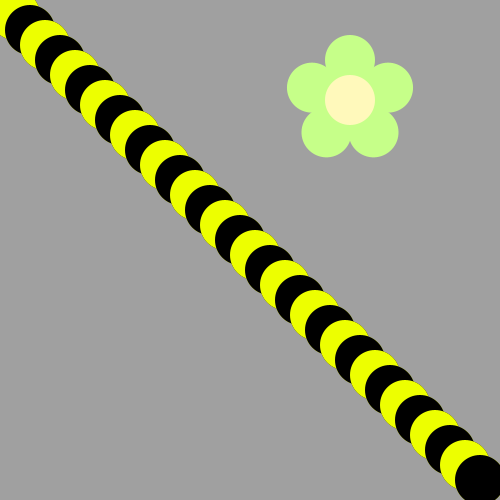
Frame 1 (no input)
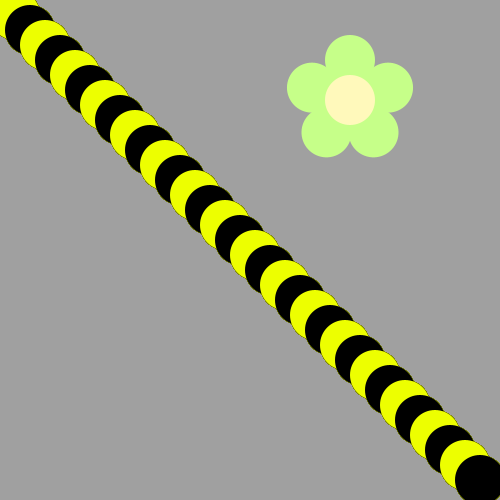
Frame 60 (the mouse pressed at the canvas centre just before this capture)
Frame 120 (the mouse held since frame 60 and released just before this capture): identical to frame 60, image omitted

The Processing sketch that drew these frames (run headless with seeded random() and noise(); from frame 60 on, the mouse is pressed at the canvas centre):

// Processing sketch: bumble_bee
// ── bumble_bee.pde

void setup() {
     ellipseMode(CENTER);
     size(500, 500);
     background(160, 160, 160);
     drawFlower(350, 100);
}

void draw() {
  
// First run the program and you should see a flower.  
  
  
/* Then, use a loop to make a body for the Bee! 
(see the image on the recipe, it's a diagonal line of circles)
Use remainder to make the colors alternate between yellow and black
*/
for(int loop=0; loop<33; loop++){
  ellipse(loop*15, loop*15, 50, 50);

  if(loop % 2 == 0){
    fill(0);
    ellipse(loop*15, loop*15, 50, 50);
  }
  if (loop % 2 == 1){
    fill(#EDFF00);
    ellipse(loop*15, loop*15, 50, 50);
  }
  }


/*
Now put his head on using drawBeeFace(x,y)
*/

}

/**************   Use these methods but  DON'T CHANGE THE CODE BELOW  **************/

void drawFlower(int x, int y) {
     noStroke();
     translate(x, y);
     // draw 5 petals, rotating after each one
     fill(#c6ff89);      // green
      for (int i = 0; i < 5; i++) {
           ellipse(0, -40, 50, 50);
          rotate(radians(72));
     }
     fill(#fff9bb); // light yellow
     ellipse(0, 0, 50, 50);
} 
void drawBeeFace(int BeeFaceX, int BeeFaceY) {
     noStroke();
     fill(0, 0, 0);
     stroke(1);
     strokeWeight(5);
     line(BeeFaceX-10, BeeFaceY-27, BeeFaceX-17, BeeFaceY-50);
     line(BeeFaceX+10, BeeFaceY-27, BeeFaceX+17, BeeFaceY-50);
     ellipse(BeeFaceX-17, BeeFaceY-50, 10, 10);
     ellipse(BeeFaceX+17, BeeFaceY-50, 10, 10);
     noStroke();
     fill(255, 251, 28);
     ellipse(BeeFaceX, BeeFaceY, 60, 60); // face
     fill(255, 237, 209);
     fill(0,0,0);
      ellipse(BeeFaceX-10, BeeFaceY-15, 10, 10); // eyes
     ellipse(BeeFaceX+10, BeeFaceY-15, 10, 10);
      ellipse(BeeFaceX, BeeFaceY-5, 10, 10); // nose
      ellipse(BeeFaceX, BeeFaceY+10, 20, 10);// mouth
     fill(255, 251, 28);
     ellipse(BeeFaceX, BeeFaceY+5, 20, 6);
}
